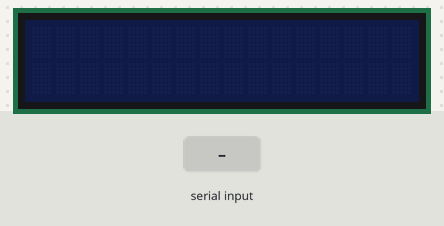
A sketch run on a simulated Arduino Uno, built with avr-gcc and run on an emulated ATmega328P. Parts: 16×2 character LCD. The inputs (shaded band) are chosen by the test bench. What the sketch prints to the serial monitor is not drawn.

Above: at 1.2 s.
1.3 s: "1\n" received over Serial
At 1.7 s:
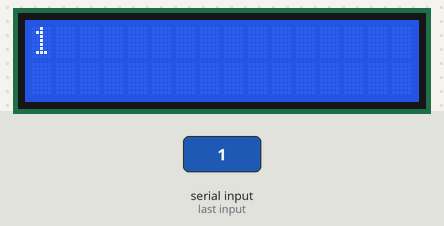
2.8 s: "0\n" received over Serial
At 4.1 s:
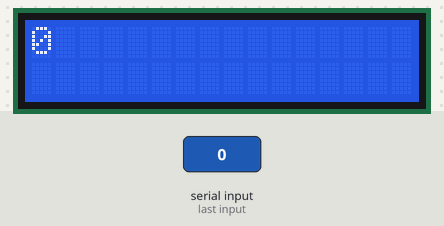
Timing chart, 0 to 5.8 s (numbered marks = the images above; inputs shaded):
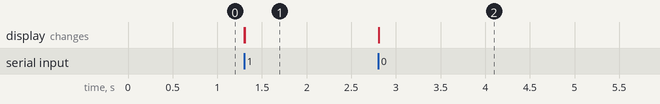

Measured:
- after the input at 1.3 s, the display: first changes at once (image 1 shows a later state)
- after the input at 2.8 s, the display: changes at once (image 2)

The sketch:

display.ino
```cpp
//Compatible with the Arduino IDE 1.0
//Library version:1.1
#include <Wire.h>
#include <LiquidCrystal_I2C.h>

LiquidCrystal_I2C lcd(0x27,16,2);  // set the LCD address to 0x20 for a 16 chars and 2 line display

String inputString = "";
boolean stringComplete = false;
boolean displayOn = false;

long signalTime = 0;

void setup()
{
  Serial.begin(9600);

  lcd.init();                      // initialize the lcd
  // Print a message to the LCD.
  // lcd.print("Hello, World");
}

void loop()
{
  if(stringComplete){
    int len = inputString.length();

    Serial.println(inputString);
    if(len <= 16){
      lcd.clear();
      lcd.setCursor(0,0);
      lcd.print(inputString);
    }else if( len > 16 && len<= 32){
      lcd.clear();
      lcd.setCursor(0,0);
      lcd.print(inputString);
      inputString.remove(0,16);
      lcd.setCursor(0,1);
      lcd.print(inputString);
    }

    inputString = "";
    stringComplete = false;
  }
  if(displayOn == true){
    long currentTime = millis();
    if( currentTime - signalTime > 60000){
      lcd.clear();
      lcd.noBacklight();
      displayOn = false;
    }
  }
}

void serialEvent()
{
  while(Serial.available()){
    char inChar = (char) Serial.read();
    if(inChar == '\n'){
      //lcd.backlight();
      lcd.backlight();
      stringComplete = true;
      signalTime = millis();
      displayOn = true;
      break;
    }
    inputString += inChar;
  }
}
```
